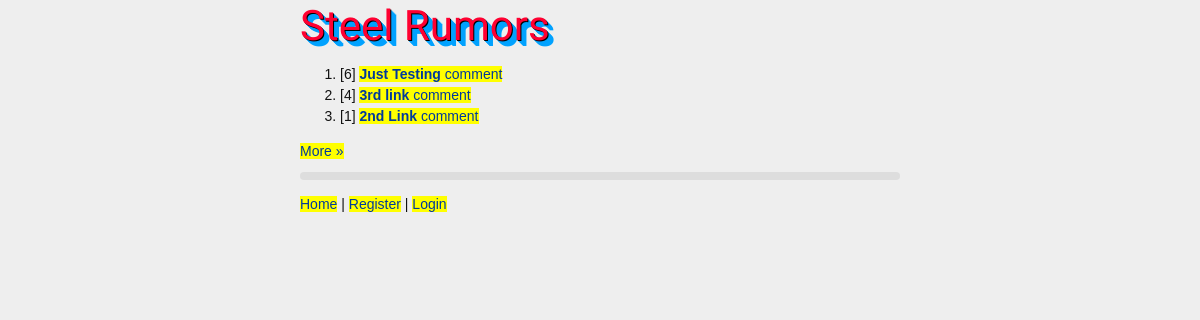
Before: /home/ with the older database file.
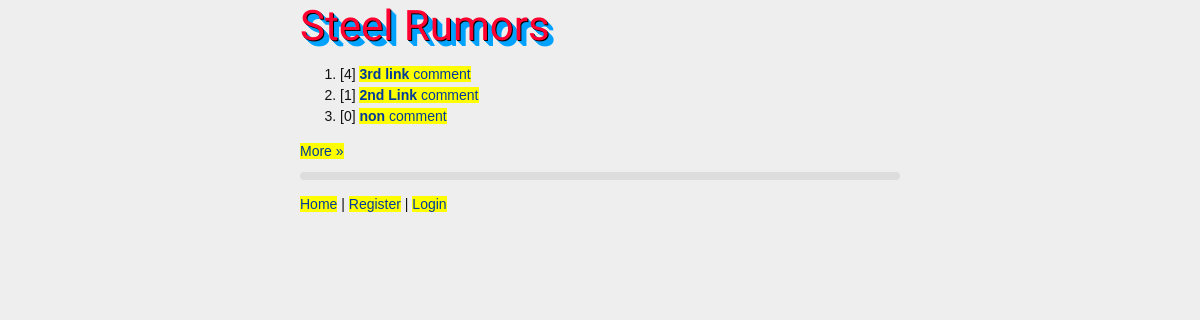
After: the same page with the newer database file.
### links/models.py (models this page shows, shortened)
class Link(models.Model):
    title = models.CharField("Headline", max_length=100)
    submitter = models.ForeignKey(User)
    submitted_on = models.DateTimeField(auto_now_add=True)
    rank_score = models.FloatField(default=0.0)
    url = models.URLField("URL", max_length=250, blank=True)
    description = models.TextField(blank=True)
    objects = models.Manager()  # default manager
    with_votes = LinkVoteCountManager()

### links/views.py (the view)
class LinkListView(RandomGossipMixin, ListView):
    model = Link
    queryset = Link.with_votes.all()
    paginate_by = 3

### links/views.py (called while the page is built)
    def get_context_data(self, **kwargs):
        context = super(RandomGossipMixin, self).get_context_data(**kwargs)
        context["randomquip"] = Comment.objects.order_by('?')[0]
        return context

### links/templates/links/link_list.html (shortened to what this page needs)
{% extends "base.html" %}
{% load comments %}
{% block content %}
{% if is_paginated %}
<ol start="{{ page_obj.start_index }}">
{% else %}
<ol>
{% endif %}
{% for link in object_list %}
	<li> [{{ link.votes }}]
			<a href="{% url 'link_detail' pk=link.pk %}">
					<b>{{ link.title }}</b>
            {% get_comment_count for link as comment_count %}
            {{ comment_count }} comment{{ comment_count|pluralize }}
			</a>
	</li>
{% endfor %}
</ol>
{% if is_paginated %}
<div class="pagination">
		{% if page_obj.has_next %}
		<a href="?page{{ page_obj.next_page_number }}">More &raquo;</a>
		{% endif %}
</div>
{% endif %}
<blockquote style="background-color: #ddd; padding: 4px; border-radius: 10px; margin: 10px 0; color: #666; font-size: smaller; text-shadow: rgba(255, 255, 255, 0.8) 1px 1px 0;">
</blockquote>
{% endblock %}

### links/templates/base.html (shortened to what this page needs)
<html>
<head>
  <link rel="stylesheet" type="text/css" href="/static/links/css/main.css"/>
</head>
<body>
<h1>Steel Rumors</h1>
{% block content %}
{% endblock %}
<footer>
  <p>
    <a href="{% url 'home' %}">Home</a> |
{% if user.is_authenticated %}
    <a href="{% url 'link_create' %}">Submit Links</a> |
    <a href="{% url 'logout' %}">Logout</a> |
    <a href="{% url 'profile' slug=user.username %}"><b>{{ user.username }}</b></a>
{% else %}
    <a href="{% url 'registration_register' %}">Register</a> |
    <a href="{% url 'login' %}">Login</a>
{% endif %}
  </p>
</footer>
</body>
</html>

### links/static/links/css/main.css (style rules this page uses)
html, body { margin: 0; padding: 0; height: 100%; font: 14px/21px Helvetica, Sans-Serif; }
html { color: #111; background: #eee; }
body { margin: 0 auto; min-height: 100%; position: relative; max-width: 600px; margin: 0 auto; }
h1, h2, h3, h4, h5, h6 { color: #FF0031; }
h1 { font-family: 'Passion One', cursive; font-weight: normal; padding: 15px 0 0 0; font-size: 3em; text-shadow: 1px 1px #000, 2px 2px #02a2fe, 3px 3px #02a2fe, 4px 4px #02a2fe, 5px 5px #02a2fe, 6px 6px #02a2fe; }
a { background: #FFFF00; color: #00399C; text-decoration: none; }

Changed rows visible on the page:
removed Link: votes "6", title "Just Testing"
now on this page (row unchanged): Link: votes "0", title "non"
